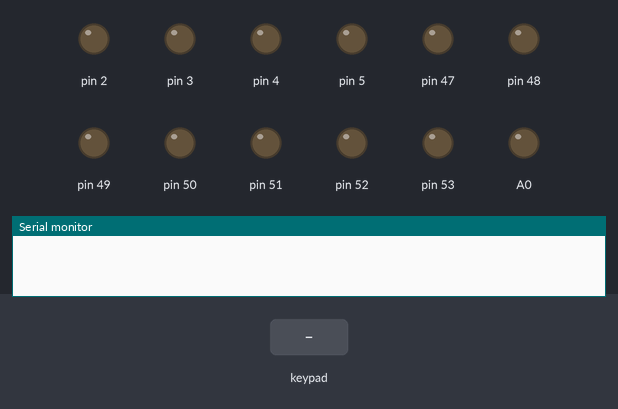
Recording of a sketch running on a simulated Arduino Mega 2560, built with avr-gcc and run on an emulated ATmega2560. Shown: output pins drawn as LEDs (lit = HIGH), the last lines printed to the serial monitor. The inputs (shaded band) are chosen by the test bench.

Above: at 1.2 s.
1.3 s: key '3' pressed
At 1.7 s:
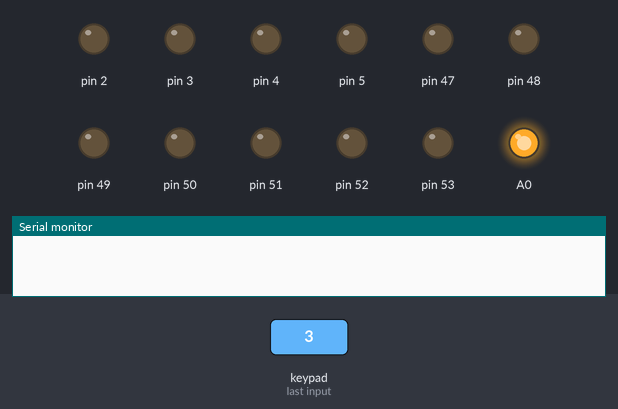
4.3 s: keypad keys 1 2 D pressed 0.4 s apart
At 5.42 s:
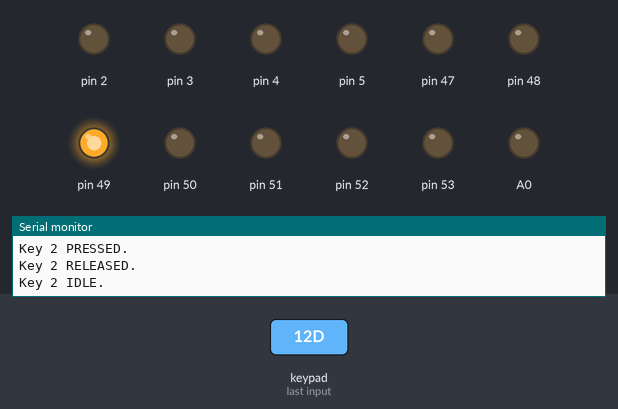
7.3 s: key 'B' pressed
At 8.4 s:
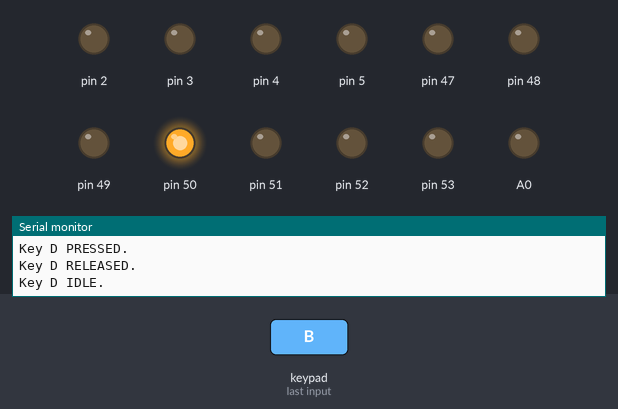
10.3 s: key 'F' pressed
At 10.41 s:
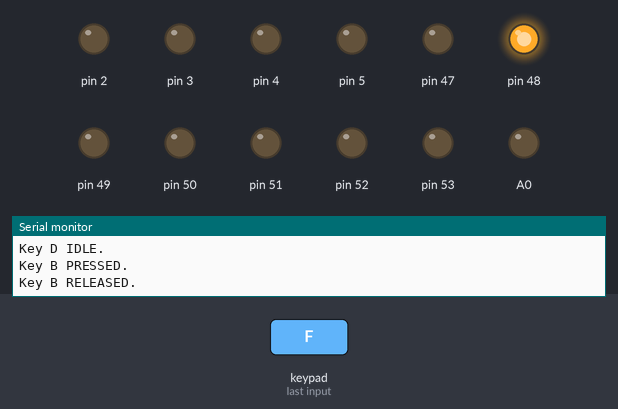
11.9 s: key 'G' pressed
At 11.91 s:
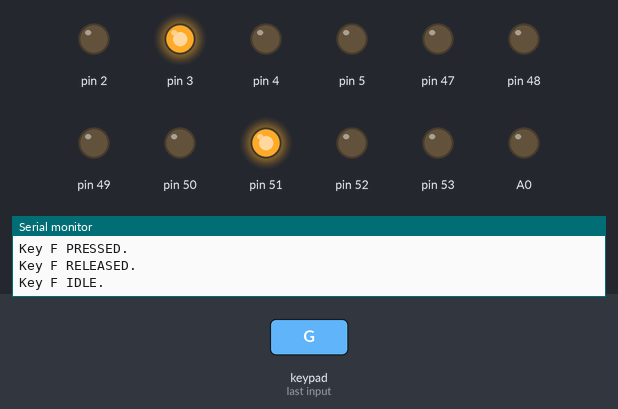
Timing chart, 0 to 14.9 s (numbered marks = the images above; inputs shaded):
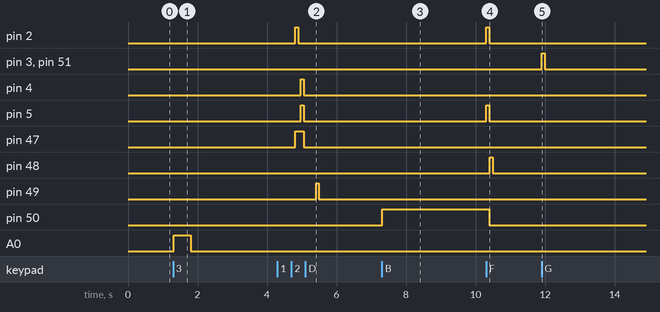

The sketch:

testing_muli_button_with_mp3_library.ino
```cpp
#include <Keypad.h>
const byte ROWS = 8; //four rows
const byte COLS = 5; //four columns

//outhole = 3
//Kickout hole = B
//lower bottom bumper = O
//lower top bumper = Y
//upper top bumper = G
//lower top bumber = Q
//sling shot = $
//rails = X (worth 10 points)
//S in SHOOTER = &
//H in SHOOTER = F
//1st O in SHOOTER = 4
//2nd O in SHOOTER = 9
//T in SHOOTER = 7
//E in SHOOTER = N
//R in SHOOTER = 3
//Loop 1 = Z
//Loop 2 = 5
//Loop 3 = A
//Loop 4 = U
//Loop 5 = K
//S in SHARP = J
//H in SHARP = T
//A in SHARP = 8
//R in SHARP = I
//P in SHARP = S
// 50k lane = %
//Spinner = @
//Special = L
//Extra = D
//Start Game Button = C
//1k lane = E (1000 points)
//Top Target = 1
//Bottom Target = 1


int targets = 0;

//define the cymbols on the buttons of the keypads
char hexaKeys[COLS][ROWS] = {
  {'1','2','3','4','5', '6','7','8'},
  {'9','A','B','C','D','E','F', 'G'},
  {'H','I','J','K', 'L','M','N','O'},
  {'P','Q','R','S','T','U', 'V','W'},
  {'X','Y','Z','@','#','$','%','&'}
};
byte rowPins[ROWS] = {13, 12, 11, 10, 9, 8, 7, 6}; //connect to the row pinouts of the keypad
byte colPins[COLS] = {30, 31, 32, 33, 34}; //connect to the column pinouts of the keypad

//initialize an instance of class NewKeypad
Keypad kpd = Keypad( makeKeymap(hexaKeys), rowPins, colPins, ROWS, COLS);
String msg;
void setup(){
  Serial.begin(9600);
  pinMode(A0, OUTPUT);
  pinMode(2, OUTPUT);
  pinMode(3, OUTPUT);
  pinMode(4, OUTPUT);
  pinMode(5, OUTPUT);
  pinMode(47, OUTPUT);
  pinMode(48, OUTPUT);
  pinMode(49, OUTPUT);
  pinMode(50, OUTPUT);
  pinMode(51, OUTPUT);
  pinMode(52, OUTPUT);
  pinMode(53, OUTPUT);
  msg = "";


}

void loop(){
  digitalWrite(2, LOW);
  digitalWrite(A0, LOW); //audio board
  digitalWrite(47, LOW); //start game // return ball --whistle sound - white wire
  digitalWrite(48, LOW); //targets - gunshot - red wire
  digitalWrite(49, LOW); //roll over - random buzz - yellow wire
  digitalWrite(50, LOW); //out hole - reach for the sky - blue wire
  digitalWrite(51, LOW); //bumpers - coins - grey
  digitalWrite(52, LOW); //slingshot -richocet sound - black wire
  digitalWrite(53, LOW); //horse-gallop - green wire
  digitalWrite(2, LOW);
  digitalWrite(3, LOW);
  digitalWrite(4, LOW);
  digitalWrite(5, LOW);

  if (targets > 6) {
    targets = 0;
    digitalWrite(4, HIGH);
    digitalWrite(5, HIGH);
    delay(80);
  }

    if (kpd.getKeys())
    {
        for (int i=0; i<LIST_MAX; i++)   // Scan the whole key list.
        {
            if ( kpd.key[i].stateChanged )   // Only find keys that have changed state.
            {
                switch (kpd.key[i].kstate) {  // Report active key state : IDLE, PRESSED, HOLD, or RELEASED
                    case PRESSED:
                      switch (kpd.key[i].kchar) {
                        case '3': //outhole
                            targets = 0;
                            digitalWrite(A0, HIGH);
                            delay(500);
                            digitalWrite(A0, LOW);
                            delay(3000);
                            digitalWrite(47, HIGH); //start game // return ball --whistle sound
                            digitalWrite(2, HIGH);
                            delay(80);
                            digitalWrite(2, LOW);
                            delay(80);
                            digitalWrite(4, HIGH);
                            digitalWrite(5, HIGH);
                            delay(80);
                            break;

                        case '@': //horse
                            digitalWrite(53, HIGH); //horse
                            delay(80);
                            break;
                        case '&': //s in shooter
                            targets = targets + 1;
                            digitalWrite(48, HIGH); //horse
                            delay(80);
                            Serial.print(String(targets));
                            break;
                        case 'F': //h in shooter
                            targets = targets + 1;
                            digitalWrite(48, HIGH); //horse
                            delay(80);
                            break;
                        case '4': //o in shooter
                            targets = targets + 1;
                            digitalWrite(48, HIGH); //horse
                            delay(80);
                            break;
                        case '9': //o in shooter
                            targets = targets + 1;
                            digitalWrite(48, HIGH); //horse
                            delay(80);
                            break;
                        case '7': //t in shooter
                            targets = targets + 1;
                            digitalWrite(48, HIGH); //horse
                            delay(80);
                            break;
                        case 'N': //e in shooter
                            targets = targets + 1;
                            digitalWrite(48, HIGH); //horse
                            delay(80);
                            break;
                        case 'V': //r in shooter
                            targets = targets + 1;
                            digitalWrite(48, HIGH); //horse
                            delay(80);
                            break;
                            break;
                        case 'O': //lower bottom target
                            digitalWrite(51, HIGH); //bumpers
                            digitalWrite(3, HIGH);
                            digitalWrite(4, HIGH);
                            delay(80);
                            break;
                        case 'G': //upper bottom target
                            digitalWrite(51, HIGH); //bumpers
                            digitalWrite(3, HIGH);
                            delay(80);
                            break;
                        case 'Y': //lower bottom target
                            digitalWrite(51, HIGH); //bumpers
                            digitalWrite(2, HIGH);
                            digitalWrite(4, HIGH);
                            digitalWrite(3, HIGH);
                            digitalWrite(5, HIGH);
                            delay(80);
                            break;
                        case 'Q': //lower top target
                            digitalWrite(51, HIGH); //bumpers
                            digitalWrite(4, HIGH);
                            delay(80);
                            break;
                        case '$': //lower top target
                            digitalWrite(52, HIGH); //slingshot
                            digitalWrite(3, HIGH);
                            digitalWrite(4, HIGH);
                            digitalWrite(5, HIGH);
                            delay(80);
                            break;
                        case 'B': //lower top target
                            digitalWrite(50, HIGH); //OUT HOLE
                            delay(3000);
                            digitalWrite(2, HIGH);
                            digitalWrite(3, LOW);
                            digitalWrite(4, LOW);
                            digitalWrite(5, HIGH);
                            delay(80);
                            break;
                        case 'X': //lower top target
                            digitalWrite(52, HIGH); //slingshot
                            delay(80);
                            break;
                        case 'D': //lower top target
                            digitalWrite(49, HIGH); //roll over
                            delay(80);
                            break;
                        case 'L': //lower top target
                            digitalWrite(49, HIGH); //roll over
                            delay(80);
                            break;
                        case 'J': //lower top target
                            digitalWrite(49, HIGH); //roll over
                            delay(80);
                            break;
                        case 'T': //lower top target
                            digitalWrite(49, HIGH); //roll over
                            delay(80);
                            break;
                        case 'E': //lower top target
                            digitalWrite(49, HIGH); //roll over
                            delay(80);
                            break;
                        }
                    msg = " PRESSED.";
                break;
                    case HOLD:
                    msg = " HOLD.";
                break;
                    case RELEASED:
                    msg = " RELEASED.";
                break;
                    case IDLE:
                    msg = " IDLE.";
                }
                Serial.print("Key ");
                Serial.print(kpd.key[i].kchar);
                Serial.println(msg);
            }
        }
    }

}
```

Measured:
- after the input at 1.3 s, A0: LOW → HIGH at once, → LOW 0.50 s later
- after the input at 4.3 s, pin 49: LOW → HIGH after 1.1 s, → LOW 0.08 s later
- after the input at 7.3 s, pin 50: LOW → HIGH at once
- after the input at 10.3 s, pin 48: LOW → HIGH after 0.11 s, → LOW 0.08 s later
- after the input at 11.9 s, pin 3, pin 51: LOW → HIGH at once, → LOW 0.08 s later
